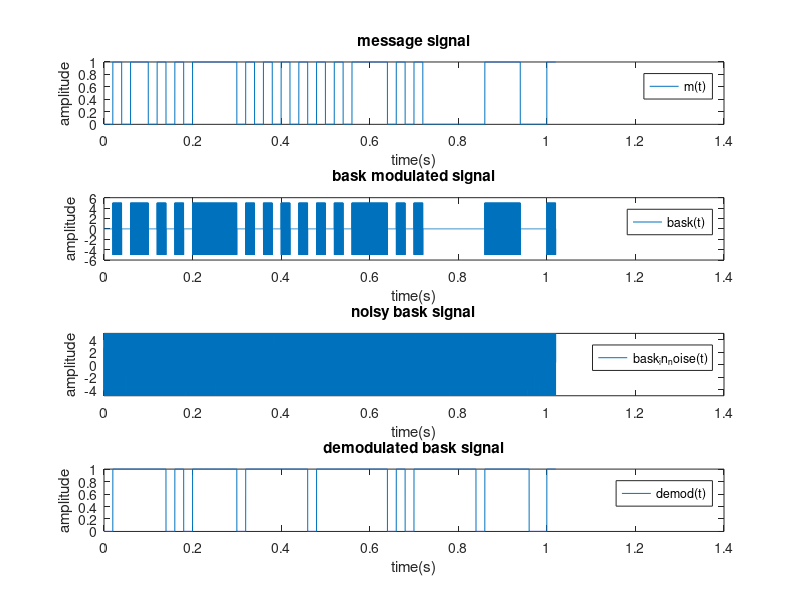
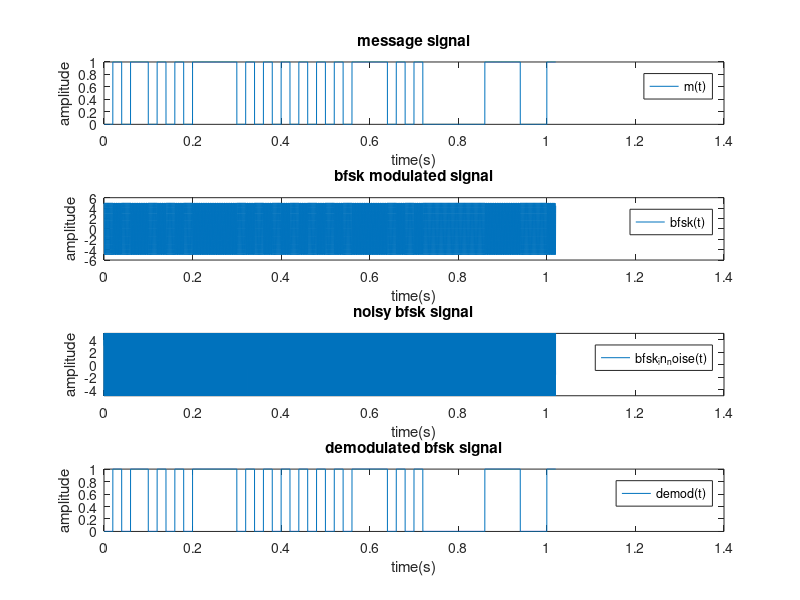

The MATLAB script that drew these images, in order:
close all;

fs = 10^4; dt = 1/fs; fc = 2500; bitd = 0.02;bit_s = bitd/dt; A = 5;
b = [0 1 0 1 1 0 1 0 1 0 1 1 1 1 1 0 1 0 1 0 1 0 1 0 1 0 1 0 1 1 1 1 0 1 0 1 0 0 0 0 0 0 0 1 1 1 1 0 0 0 1];

b_oi = [];
for i=1:bit_s
    b_oi = [b_oi;b];
end
b_oi = b_oi(:)';

d = length(b)*bitd;
t = 0:dt:(d-dt);
tp = 0:dt:(bitd-dt);

bask_md = [];

for i=1:length(b)
    if b(i) == 0
        bask_md = [bask_md 0*tp];
    else
        bask_md = [bask_md A*cos(2*pi*fc*(((i-1)*bitd)+tp))];
    end
end

bfsk_md = [];
f0 = 500;
f1 = 750;
for i=1:length(b)
    if b(i) == 0
        bfsk_md = [bfsk_md A*cos(2*pi*f0*(((i-1)*bitd)+tp))];
    else
        bfsk_md = [bfsk_md A*cos(2*pi*f1*(((i-1)*bitd)+tp))];
    end
end

na = awgn(bask_md,10);
nf = awgn(bfsk_md,10);

randoms = randn(1,length(bask_md))/log(10);
spa = sum(abs(bask_md).^2)/length(bask_md);
spf = sum(abs(bfsk_md).^2)/length(bfsk_md);

snr = -10;

snrlin = 10^(0.1*snr);

varna = spa / snrlin;
varnf = spf / snrlin;

nta = sqrt(varna).*randn(1,length(bask_md));
ntf = sqrt(varnf).*randn(1,length(bfsk_md));

bask_n = bask_md + nta;
bfsk_n = bfsk_md + ntf;

s_ask_0 = 0*tp;
s_ask_1 = A*cos(2*pi*fc*(tp));

s_fsk_0 = A*cos(2*pi*f0*(tp));
s_fsk_1 = A*cos(2*pi*f1*(tp));

bask_dmd = [];
bfsk_dmd = [];

for i = 1:length(b)
    L1 = xcorr(bask_n((1:bit_s)+bit_s*(i-1)),A*cos(2*pi*fc*((bitd*(i-1)+tp))),0);
    L0 = xcorr(bask_n((1:bit_s)+bit_s*(i-1)),0*tp,0);
    th = L1-L0
    if th>20
    bask_dmd(i) = 1; 
    else
    bask_dmd(i) = 0;
    end
end

for i = 1:length(b)
    L1 = xcorr(bfsk_n((1:bit_s)+bit_s*(i-1)),s_fsk_1,0);
    L0 = xcorr(bfsk_n((1:bit_s)+bit_s*(i-1)),s_fsk_0,0);
    th = L1-L0;
    if th>0
    bfsk_dmd(i) = 1; 
    else
    bfsk_dmd(i) = 0;
    end
end

bask_dmd_p = [];
for i=1:bit_s
    bask_dmd_p = [bask_dmd_p;bask_dmd];
end
bask_dmd_p = bask_dmd_p(:)';

bfsk_dmd_p = [];
for i=1:bit_s
    bfsk_dmd_p = [bfsk_dmd_p;bfsk_dmd];
end
bfsk_dmd_p = bfsk_dmd_p(:)';

figure(1)
subplot(411)
plot(t,b_oi);title("message signal");xlabel("time(s)");ylabel("amplitude");legend("m(t)");

subplot(412)
plot(t,bask_md);title("bask modulated signal");xlabel("time(s)");ylabel("amplitude");legend("bask(t)");

subplot(413)
plot(t,bask_n);title("noisy bask signal");xlabel("time(s)");ylabel("amplitude");legend("bask_in_noise(t)");ylim([-5 5]);

subplot(414)
plot(t,bask_dmd_p);title("demodulated bask signal");xlabel("time(s)");ylabel("amplitude");legend("demod(t)");

figure(2)
subplot(411)
plot(t,b_oi);title("message signal");xlabel("time(s)");ylabel("amplitude");legend("m(t)");

subplot(412)
plot(t,bfsk_md);title("bfsk modulated signal");xlabel("time(s)");ylabel("amplitude");legend("bfsk(t)");

subplot(413)
plot(t,bfsk_n);title("noisy bfsk signal");xlabel("time(s)");ylabel("amplitude");legend("bfsk_in_noise(t)");ylim([-5 5]);

subplot(414)
plot(t,bfsk_dmd_p);title("demodulated bfsk signal");xlabel("time(s)");ylabel("amplitude");legend("demod(t)");





